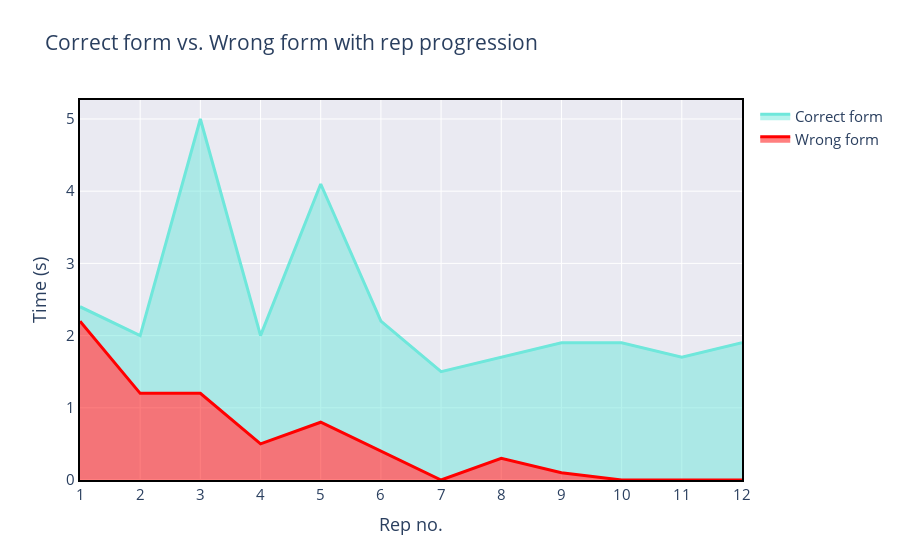

Source (notebook cell):
### Markdown cell above
# Time vs. Reps iplot comparing correct form to wrong form

### Code cell
fig2 = go.Figure()

fig2.add_trace(go.Scatter(
    name='Wrong form',
    x=rep_no,
    y=wrong_form,
    text=wrong_form_label,
    hoverinfo='x+text',
    mode='lines',
    line=dict(width=3,
              color='red'),
    stackgroup='one'
))

fig2.add_trace(go.Scatter(
    name='Correct form',
    x=rep_no,
    y=correct_form,
    text=correct_form_label,
    hoverinfo='text',
    mode='lines',
    line=dict(width=3,
              color='rgb(111, 231, 219)'),
    stackgroup='one'
))

fig2.update_layout(title='Correct form vs. Wrong form with rep progression',
                   xaxis_title='Rep no.',
                   yaxis_title='Time (s)',
                   xaxis=xaxis,
                   yaxis=yaxis,
                   plot_bgcolor='#EAEAF2',
                   font_size=15
                  )

fig2.show()

### Figure 1 — Plotly figure (JSON) as saved in the notebook; plotly's stock layout.template omitted (floating-point values rounded to 4 significant figures)
{"data": [{"hoverinfo": "x+text", "line": {"color": "red", "width": 3}, "mode": "lines", "name": "Wrong form", "stackgroup": "one", "text": ["2.2s", "1.2s", "1.2s", "0.5s", "0.8s", "0.4s", "0.0s", "0.3s", "0.1s", "0.0s", "0.0s", "0.0s"], "type": "scatter", "x": [1, 2, 3, 4, 5, 6, 7, 8, 9, 10, 11, 12], "y": [2.2, 1.2, 1.2, 0.5, 0.8, 0.4, 0, 0.3, 0.1, 0, 0, 0]}, {"hoverinfo": "text", "line": {"color": "rgb(111, 231, 219)", "width": 3}, "mode": "lines", "name": "Correct form", "stackgroup": "one", "text": ["0.2s", "0.8s", "3.8s", "1.5s", "3.3s", "1.8s", "1.5s", "1.4s", "1.8s", "1.9s", "1.7s", "1.9s"], "type": "scatter", "x": [1, 2, 3, 4, 5, 6, 7, 8, 9, 10, 11, 12], "y": [0.2, 0.8, 3.8, 1.5, 3.3, 1.8, 1.5, 1.4, 1.8, 1.9, 1.7, 1.9]}], "layout": {"font": {"size": 15}, "plot_bgcolor": "#EAEAF2", "title": {"text": "Correct form vs. Wrong form with rep progression"}, "xaxis": {"dtick": 1, "linecolor": "black", "linewidth": 2, "mirror": true, "showline": true, "title": {"text": "Rep no."}}, "yaxis": {"linecolor": "black", "linewidth": 2, "mirror": true, "showline": true, "title": {"text": "Time (s)"}}}}
